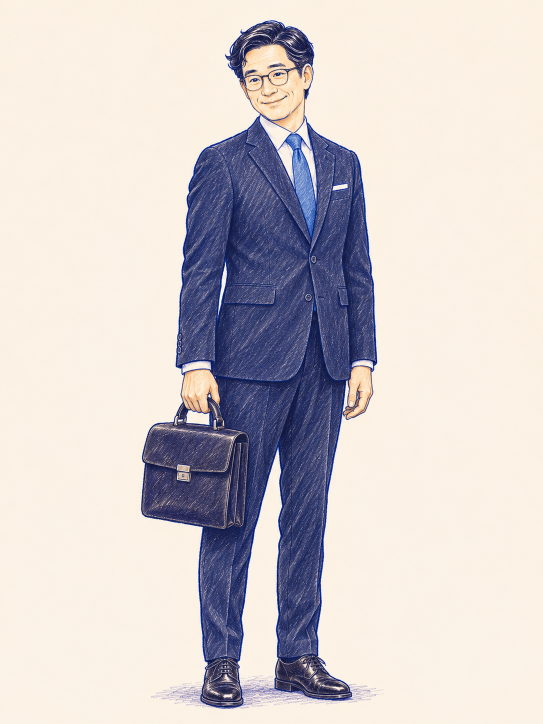
#> input picture shorts/assets/host/stand_src.png, 1086 x 1448 px, found by its file name (shown at 1/2 size)
$ python cutout_host.py
#> lines starting #> are read from the running program, lines starting #| are printed output that depends on the picture; after the words box and inside, x2 and y2 are one past the last pixel; in counts of white or black regions, pixels touching at a corner belong together
import numpy as np
from PIL import Image, ImageFilter
from scipy import ndimage
"""진행자 일러스트의 종이 배경 제거: assets/host/*_src.png → *.png (투명 배경)
사용법: cd shorts/assets/host && python3 ../../cutout_host.py"""
for src, dst in [("stand_src.png","stand.png"),("talk_src.png","talk.png")]:
    im = np.asarray(Image.open(src).convert("RGB")).astype(float)
    h, w, _ = im.shape
#> h = 1448; w = 1086
    border = np.concatenate([im[:20].reshape(-1,3), im[-3:].reshape(-1,3), im[:, :20].reshape(-1,3), im[:, -20:].reshape(-1,3)])
    bg = np.median(border, axis=0)
#> bg = [251, 241, 228]
    dist = np.sqrt(((im - bg) ** 2).sum(-1))
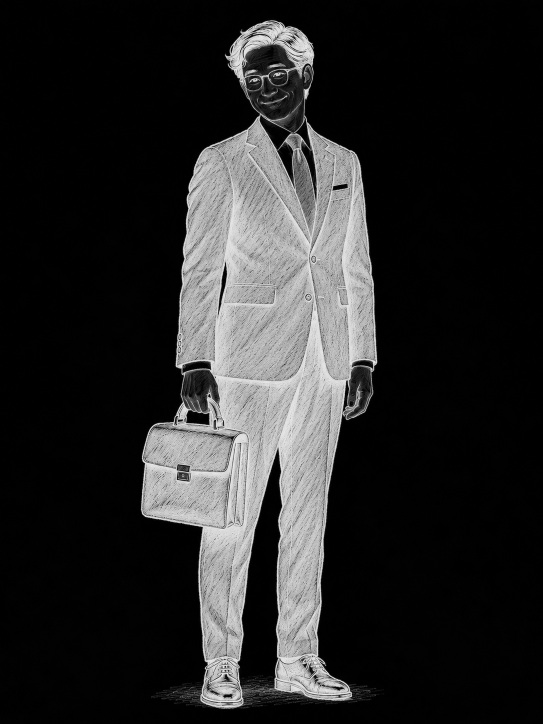
#> dist: shape (1448, 1086) float64 (shown at 1/2 size); min 0, max 401.3, mean 63.9; drawn with min black and max white
    cand = dist < 22
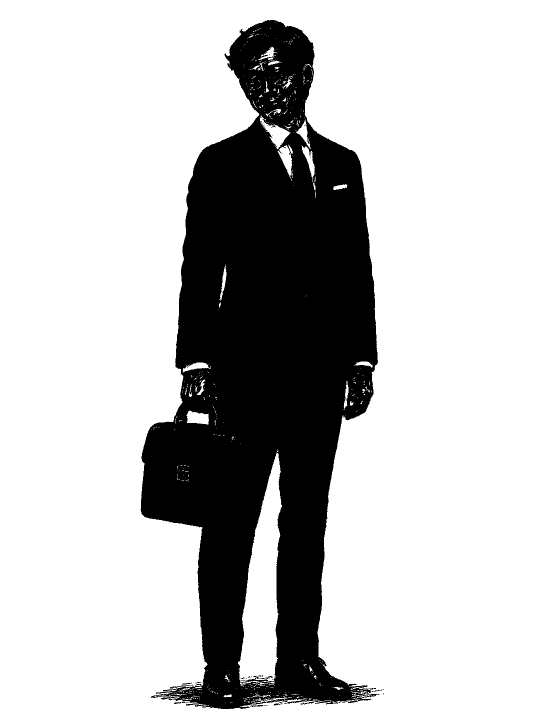
#> cand: shape (1448, 1086) bool (shown at 1/2 size); 76% white; 46 black regions (36 under 20 px), largest, box (x1, y1, x2, y2) and area: (281, 40, 759, 1418) 377302, (684, 1401, 715, 1406) 72, (506, 1403, 533, 1409) 62
    lab, n = ndimage.label(cand)
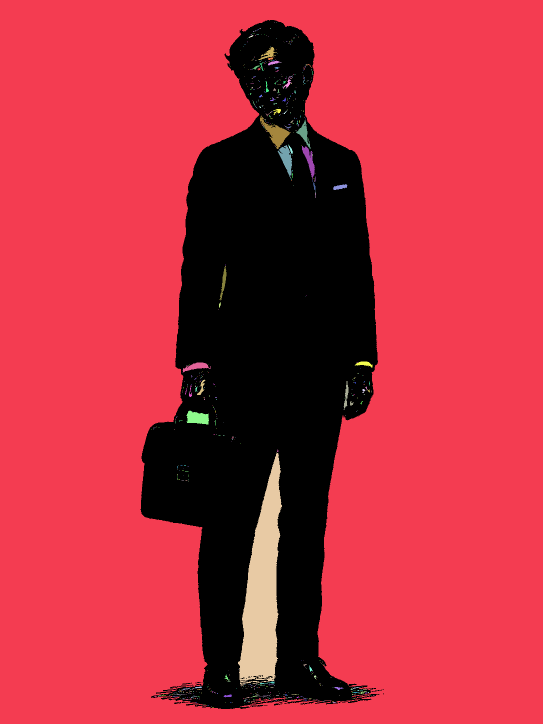
#> lab: shape (1448, 1086) int32 (shown at 1/2 size); 783 distinct labels, from 0 to 782; one colour per label, 0 black
#> n = 782
    edge_labels = np.unique(np.concatenate([lab[0], lab[-1], lab[:, 0], lab[:, -1]]))
#> edge_labels = [1]
    edge_labels = edge_labels[edge_labels > 0]
    bgmask = np.isin(lab, edge_labels)
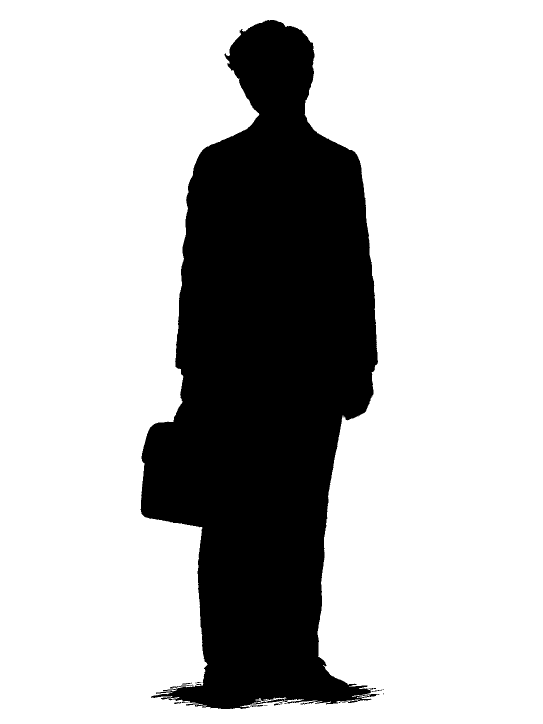
#> bgmask: shape (1448, 1086) bool (shown at 1/2 size); 73.9% white; 25 black regions (15 under 20 px), largest, box (x1, y1, x2, y2) and area: (281, 40, 759, 1418) 410071, (684, 1401, 715, 1406) 72, (506, 1403, 533, 1409) 62
    # 갇힌 배경(다리·가방 사이 등): 크고 배경색과 아주 가까운 영역도 제거
    sizes = ndimage.sum(np.ones_like(dist), lab, index=np.arange(1, n + 1))
#> sizes = 782 values, max 1161972 at index 0, min 1 at index 1, mean 1527.7
    means = ndimage.mean(dist, lab, index=np.arange(1, n + 1))
#> means = 782 values, max 21.95 at index 88, min 1.63 at index 0, mean 15.92
    holes = [i + 1 for i in range(n) if sizes[i] > 1500 and means[i] < 9 and (i + 1) not in set(edge_labels)]
#> holes = [488]
    bgmask |= np.isin(lab, holes)
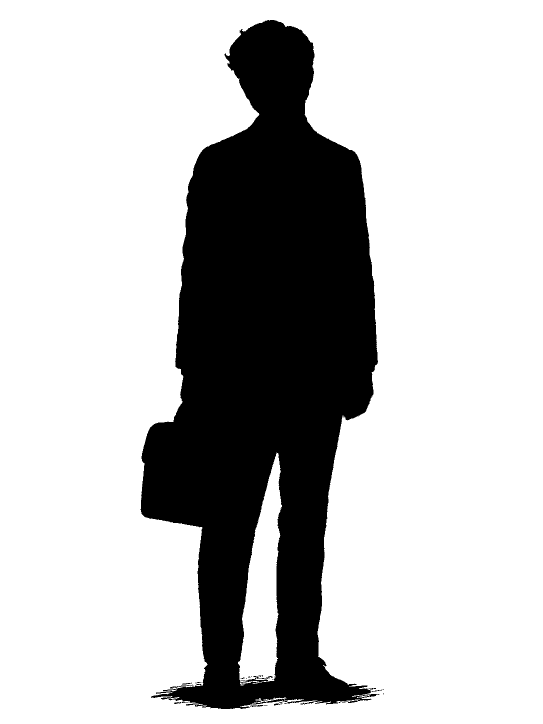
#> bgmask: shape (1448, 1086) bool (shown at 1/2 size); 75.4% white; 35 black regions (25 under 20 px), largest, box (x1, y1, x2, y2) and area: (281, 40, 759, 1418) 387021, (684, 1401, 715, 1406) 72, (506, 1403, 533, 1409) 62
    # 부드러운 가장자리: 배경 영역은 거리 기반 알파, 나머지는 불투명
    a = np.ones((h, w))
    a[bgmask] = np.clip((dist[bgmask] - 6) / 16, 0, 1)
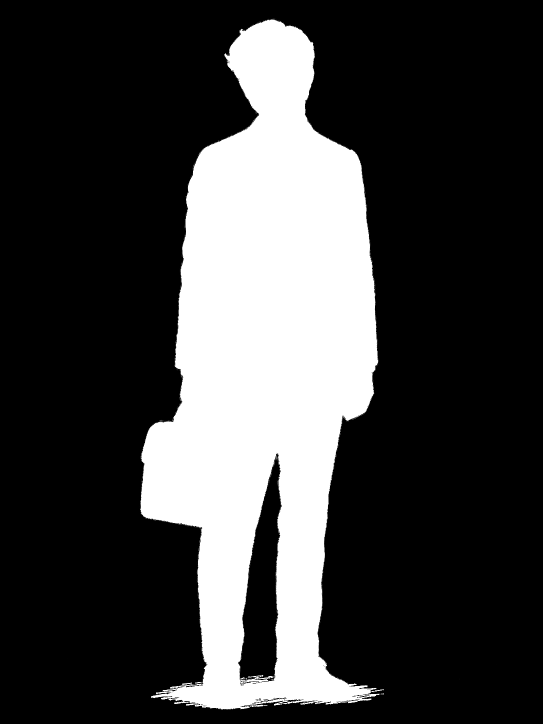
#> a: shape (1448, 1086) float64 (shown at 1/2 size); min 0, max 1, mean 0.249
    alpha = Image.fromarray((a * 255).astype(np.uint8)).filter(ImageFilter.GaussianBlur(1.2))
    out = Image.open(src).convert("RGBA"); out.putalpha(alpha)
#> after `out.putalpha(alpha)`:
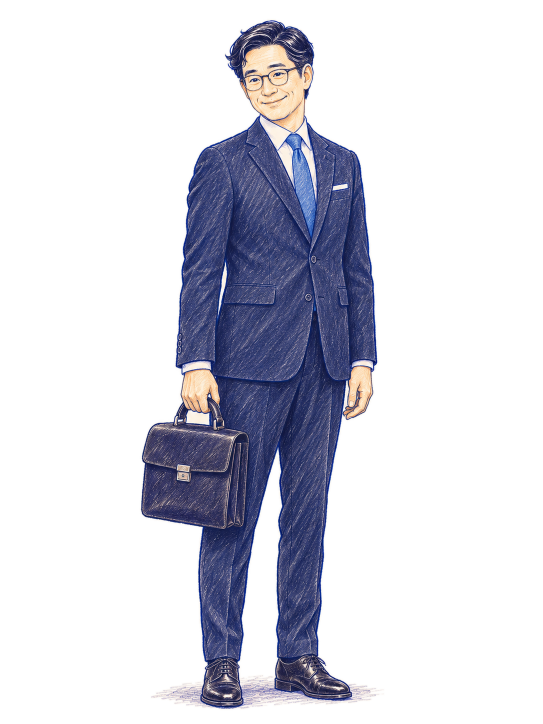
#> out: PIL image 1086x1448 RGBA (shown at 1/2 size); mean R, G, B, A 209.4, 202.8, 203, 63.4; transparent parts drawn white
    # 투명 영역 여백 잘라내기
    bbox = out.getbbox()
#> bbox = (134, 35, 1086, 1448)
    out.save(dst, optimize=True)
    print(dst, out.size, "bg", bg.round(), "removed %.0f%%" % (bgmask.mean() * 100), "bbox", bbox)
#| stand.png (1086, 1448) bg [251. 241. 228.] removed 75% bbox (134, 35, 1086, 1448)
#> pass 2 of the loop `for src, dst in [("stand_src.png","stand.png"),("talk_src.png","talk.p..`:
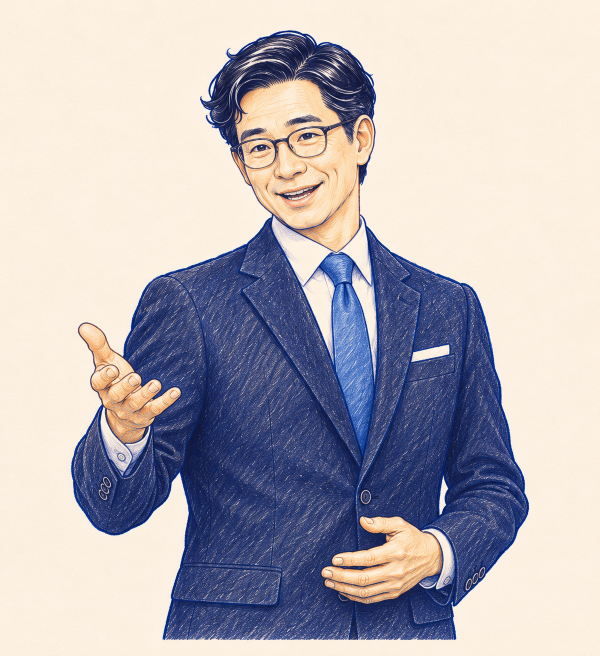
#> input picture shorts/assets/host/talk_src.png, 1199 x 1312 px, found by its file name (shown at 1/2 size)
#> im: shape (1312, 1199, 3) float64
#> bg = [252, 240, 225]
#> dist: shape (1312, 1199) float64
#> cand: shape (1312, 1199) bool; 58.6% white; 68 black regions (67 under 20 px), largest, box (x1, y1, x2, y2) and area: (141, 60, 1059, 1281) 650500
#> `lab, n = ndimage.label(cand)`:
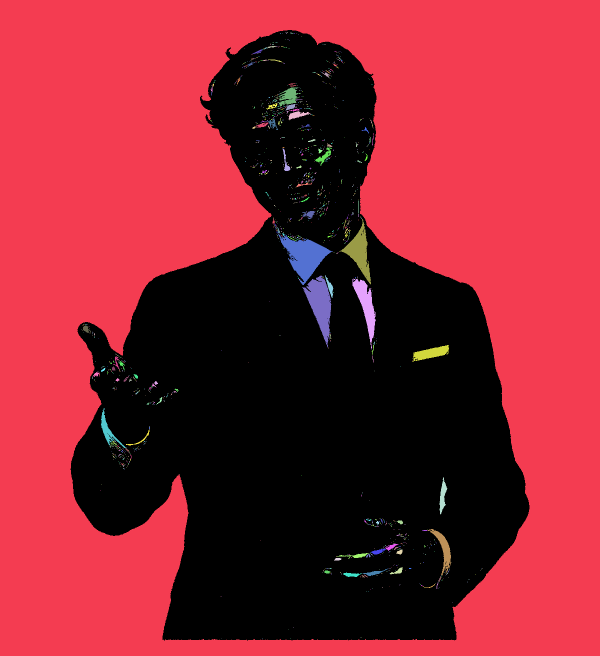
#> lab: shape (1312, 1199) int32 (shown at 1/2 size); 1446 distinct labels, from 0 to 1445; one colour per label, 0 black
#> n = 1445
#> sizes = 1445 values, max 894994 at index 0, min 1 at index 3, mean 638.4
#> means = 1445 values, max 21.95 at index 198, min 2.35 at index 0, mean 17.1
#> holes = [726, 793, 861, 869]
#> a: shape (1312, 1199) float64
#> alpha: PIL image 1199x1312 L
#> out: PIL image 1199x1312 RGBA
#> `out.putalpha(alpha)`:
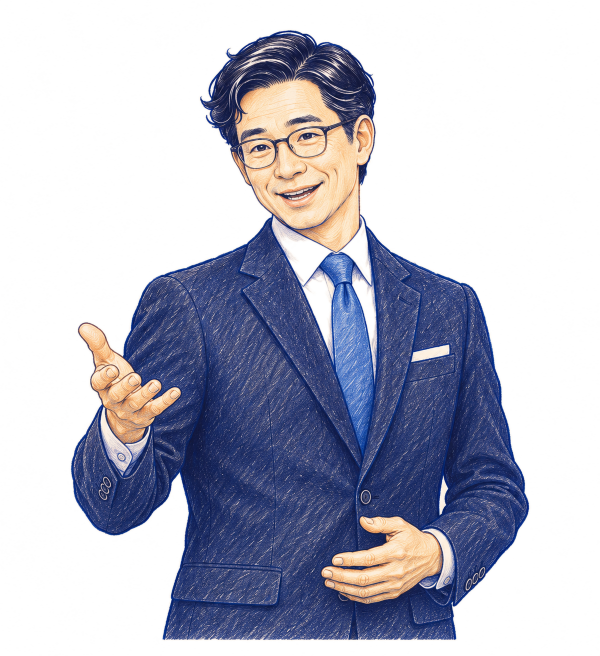
#> out: PIL image 1199x1312 RGBA (shown at 1/2 size); mean R, G, B, A 181.8, 177.3, 183.9, 108.3; transparent parts drawn white
#> bbox = (0, 0, 1199, 1312)
#| talk.png (1199, 1312) bg [252. 240. 225.] removed 58% bbox (0, 0, 1199, 1312)
